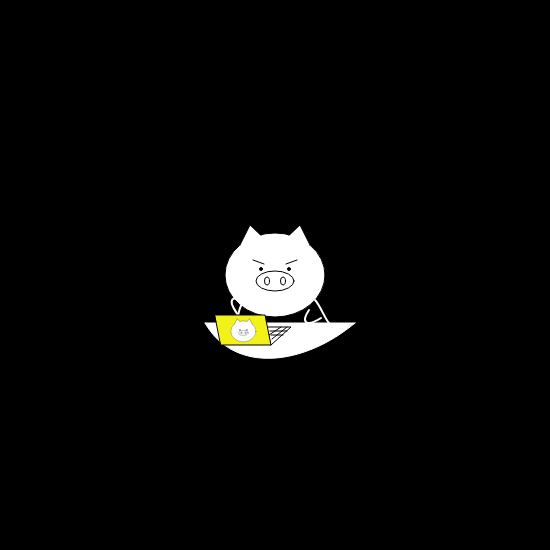
Frame 1 (no input)
Frame 60 (no input): identical to frame 1, image omitted
Frame 120 (the mouse pressed at the canvas centre since frame 60): identical to frame 1, image omitted

The p5.js sketch that drew this single still picture (run headless with seeded random() and noise() and a simulated clock; from frame 60 on, the mouse is pressed at the canvas centre):

// p5.js sketch
// ── sketch.js
let head;
let shake;
let light;
function setup() {
  createCanvas(550, 550);
  head = new Pighead(width / 2, height / 2);
  head1 = new Pighead(1.77 * width, 2.41 * height);
}

function draw() {
  background(0);
  head.update();
  head.display();

  light= map(mouseY,0,height,90,0);
  
  //eyebrow
  if (keyCode == ENTER) {
    shake = random(-3, 3);
    push()
    translate(325,200);
    rotate(PI/10);
    bulb(0,0);
    pop()

  } else {
    shake = 0;
  }

  push();
  translate(width / 2, height / 2);
  line(-22, -15 + shake, -11, -11);
  line(22, -15 + shake, 11, -11);
  pop();

  //body
  push();
  stroke(255);
  strokeWeight(2);
  noFill();
  translate(width / 2, height / 2);
  bezier(40, 25, 45, 30, 50, 44, 54, 48);
  bezier(-30, 25, -35, 30, -40, 44, -34, 48);
  //feet
  bezier(34, 35, 25, 48, 32, 52, 46, 43);
  bezier(-30, 25, -46, 20, -48, 26, -34, 44);
  pop();

  //table
  push();
  stroke(255);
  translate(width / 2, height / 2);
  line(-70, 48, 80, 48);
  bezier(-70, 48, -40, 100, 30, 90, 80, 48);
  pop();

  //computer
  push();
  translate(width / 2, height / 2);
  triangle(-4, 70, 16, 52, -8, 52);
  line(-5, 56, 12, 56);
  line(-4, 60, 8, 60);
  line(-3, 64, 12, 52);
  line(-6, 60, 6, 52);
  colorMode(HSB);
  fill(60, 90, 95);
  quad(-60, 40, -10, 40, -4, 70, -54, 70);
  pop();

  push();
  scale(0.25);
  head1.display();
  pop();
}
class Pighead {
  constructor(hxcenter, hycenter) {
    this.x = hxcenter;
    this.y = hycenter;
  }

  head(x, y) {
    //head
    push();
    // noStroke();
    ellipseMode(CENTER);
    ellipse(x, y, 100, 84);
    pop();
    push();
    noStroke();
    triangle(x - 35, y - 30, x - 5, y - 30, x - 25, y - 50);

    triangle(x + 35, y - 30, x + 5, y - 30, x + 25, y - 50);
    pop();
    //*complete stroke
    line(x - 35, y - 30, x - 25, y - 50);
    line(x + 35, y - 30, x + 25, y - 50);
    line(x - 14, y - 40, x - 25, y - 50);
    line(x + 14, y - 40, x + 25, y - 50);
    //pig nose
    push();
    ellipse(x, y + 6, 38, 20);
    fill(255);
    ellipse(x - 8, y + 6, 5, 8);
    ellipse(x + 8, y + 6, 5, 8);
    pop();

    //pig eyes
    push();
    fill(0);
    circle(x - 14, y - 6, 3);
    circle(x + 14, y - 6, 3);
    pop();
  }

  update() {
    
  }
  display() {
    this.head(this.x, this.y);
  }
}
function bulb(x,y){
  push();
  colorMode(HSB);
  fill(60, light, 90);
  // bezier(320, 200, 290, 160, 360, 160, 330, 200);
  // bezier(322, 198, 323, 197, 323, 195, 320, 190);
  // bezier(328, 198, 327, 197, 327, 195, 330, 190);
  // fill(0, 0, 100);
  // ellipse(325, 201, 14, 5);
  // ellipse(325, 204, 12, 4);
  // ellipse(325, 206, 10, 3);
  // ellipse(325, 209, 6, 4);
  bezier(x-5, y, x-35, y-40, x+35, y-40, x+5, y);
  bezier(x-3, y-2, x-2, y-3, x-2, y-5, x-5, y-10);
  bezier(x+3, y-2, x+2, y-3, x+2, y-5, x+5, y-10);
  fill(0, 0, 100);
  ellipse(x, y+1, 14, 5);
  ellipse(x, y+4, 12, 4);
  ellipse(x, y+6, 10, 3);
  ellipse(x, y+9, 6, 4);
  pop();
}
